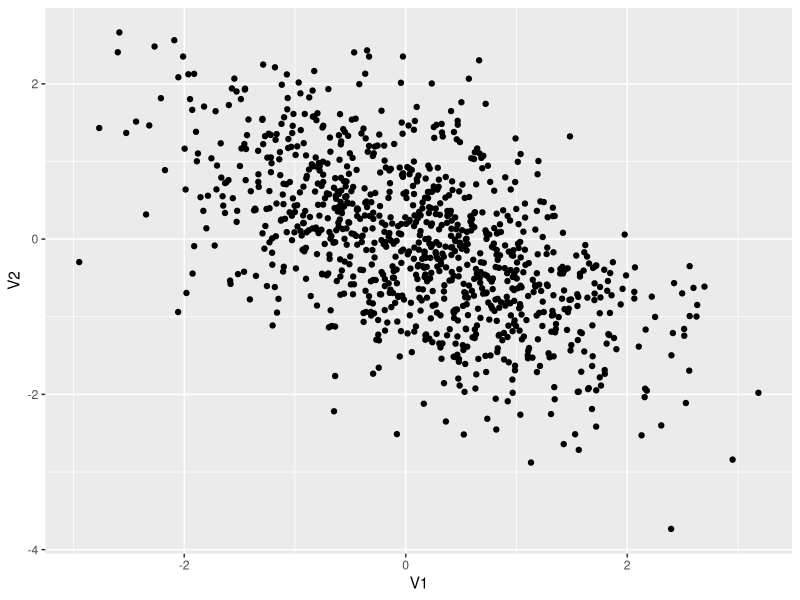

Here is the R script that generated this plot:
## ---- chunk 1
library("lme4")
library("tidyverse")
requireNamespace("MASS") ## make sure it's there but don't load it

set.seed(1451)
## ---- chunk 2
nsubj <- 100 # number of subjects
nitem <- 50  # must be an even number

mu <- 800 # grand mean
eff <- 80 # 80 ms difference

iri_sd <- 80 # by-item random intercept sd (omega_00)

## for the by-subjects variance-covariance matrix
sri_sd <- 100 # by-subject random intercept sd
srs_sd <- 40 # by-subject random slope sd
rcor <- .2 # correlation between intercept and slope

err_sd <- 200 # residual (standard deviation)
## ---- chunk 3
items <- tibble(item_id = 1:nitem,
                cond = rep(c(-.5, .5), times = nitem / 2),
                iri = rnorm(nitem, 0, sd = iri_sd))
## ---- chunk 4
items
## ---- chunk 5
## mx is the variance-covariance matrix
mx <- rbind(c(1, -.6),
            c(-.6, 1))

biv_data <- MASS::mvrnorm(1000,
                          mu = c(V1 = 0, V2 = 0),
                          Sigma = mx)

## look at biv_data
ggplot(as_tibble(biv_data), aes(V1, V2)) +
  geom_point()
## ---- chunk 6
mx <- rbind(c(sri_sd^2,               rcor * sri_sd * srs_sd),
            c(rcor * sri_sd * srs_sd, srs_sd^2)) # look at it

by_subj_rfx <- MASS::mvrnorm(nsubj,
                             mu = c(sri = 0, srs = 0),
                             Sigma = mx)

subjects <- as_tibble(by_subj_rfx) |>
  mutate(subj_id = row_number()) |>
  select(subj_id, everything())
## ---- chunk 7
subjects |> print(n = +Inf)
## ---- chunk 8
trials <- crossing(subj_id = subjects |> pull(subj_id),
                   item_id = items |> pull(item_id)) |>
  mutate(err = rnorm(n = nsubj * nitem,
                     mean = 0, sd = err_sd))  
## ---- chunk 9
trials
## ---- chunk 10
dat_sim <- subjects |>
  inner_join(trials, "subj_id") |>
  inner_join(items, "item_id") |>
  arrange(subj_id, item_id) |>
  select(subj_id, item_id, sri, iri, srs, cond, err)
## ---- chunk 11
dat_sim
## ---- chunk 12
dat_sim2 <- dat_sim |>
  mutate(Y = mu + sri + iri + (eff + srs) * cond + err) |>
  select(subj_id, item_id, Y, everything())
## ---- chunk 13
dat_sim2
## ---- chunk 14
mod_sim <- lmer(Y ~ cond + (1 + cond | subj_id) + (1 | item_id),
                dat_sim2, REML = FALSE)

summary(mod_sim, corr = FALSE)
## ---- chunk 15
srfx <- attr(VarCorr(mod_sim)$subj_id, "stddev")
irfx <- attr(VarCorr(mod_sim)$item_id, "stddev")
rc <- attr(VarCorr(mod_sim)$subj_id, "correlation")[1, 2]

res <- attr(VarCorr(mod_sim), "sc")

ffx <- fixef(mod_sim)
## ---- chunk 16
tribble(~parameter, ~variable, ~input, ~estimate,
        "$\\hat{\\beta}_0$", "`mu`", mu, round(ffx[1], 3),
        "$\\hat{\\beta}_1$", "`eff`", eff, round(ffx[2], 3)) |>
  knitr::kable(escape = FALSE)
## ---- chunk 17
tribble(~parameter, ~variable, ~input, ~estimate,
        "$\\hat{\\tau}_{00}$", "`sri_sd`", sri_sd, round(srfx[1], 3),
        "$\\hat{\\tau}_{11}$", "`srs_sd`", srs_sd, round(srfx[2], 3),
        "$\\hat{\\rho}$", "`rcor`", rcor, round(rc, 3),
        "$\\hat{\\omega}_{00}$", "`iri_sd`", iri_sd, round(irfx[1], 3),
        "$\\hat{\\sigma}$", "`err_sd`", err_sd, round(res, 3)) |>
  knitr::kable()
## ---- chunk 18
generate_data <- function(eff, nsubj, nitem,
                          mu = 800, iri_sd = 80, sri_sd = 100,
                          srs_sd = 40, rcor = .2, err_sd = 200) {

  ## 1. generate sample of stimuli
  items <- tibble(item_id = 1:nitem,
                  cond = rep(c(-.5, .5), times = nitem / 2),
                  iri = rnorm(nitem, 0, sd = iri_sd))
  
  ## 2. generate sample of subjects
  mx <- rbind(c(sri_sd^2,               rcor * sri_sd * srs_sd),
              c(rcor * sri_sd * srs_sd, srs_sd^2)) # look at it

  by_subj_rfx <- MASS::mvrnorm(nsubj,
                               mu = c(sri = 0, srs = 0),
                               Sigma = mx)

  subjects <- as_tibble(by_subj_rfx) |>
    mutate(subj_id = row_number()) |>
    select(subj_id, everything())
  
  ## 3. generate trials, adding in error
  trials <- crossing(subj_id = subjects |> pull(subj_id),
                     item_id = items |> pull(item_id)) |>
    mutate(err = rnorm(n = nsubj * nitem,
                       mean = 0, sd = err_sd))
  
  ## 4. join the three tables together, AND
  ## 5. create the response variable
  subjects |>
    inner_join(trials, "subj_id") |>
    inner_join(items, "item_id") |>
    mutate(Y = mu + sri + iri + (eff + srs) * cond + err) |>
    select(subj_id, item_id, cond, Y)
}
## ---- chunk 19
analyze_data <- function(dat) {
  suppressWarnings( # ignore non-convergence
    suppressMessages({ # ignore 'singular fit'
      ## TODO: something with lmer()
    }))
}
